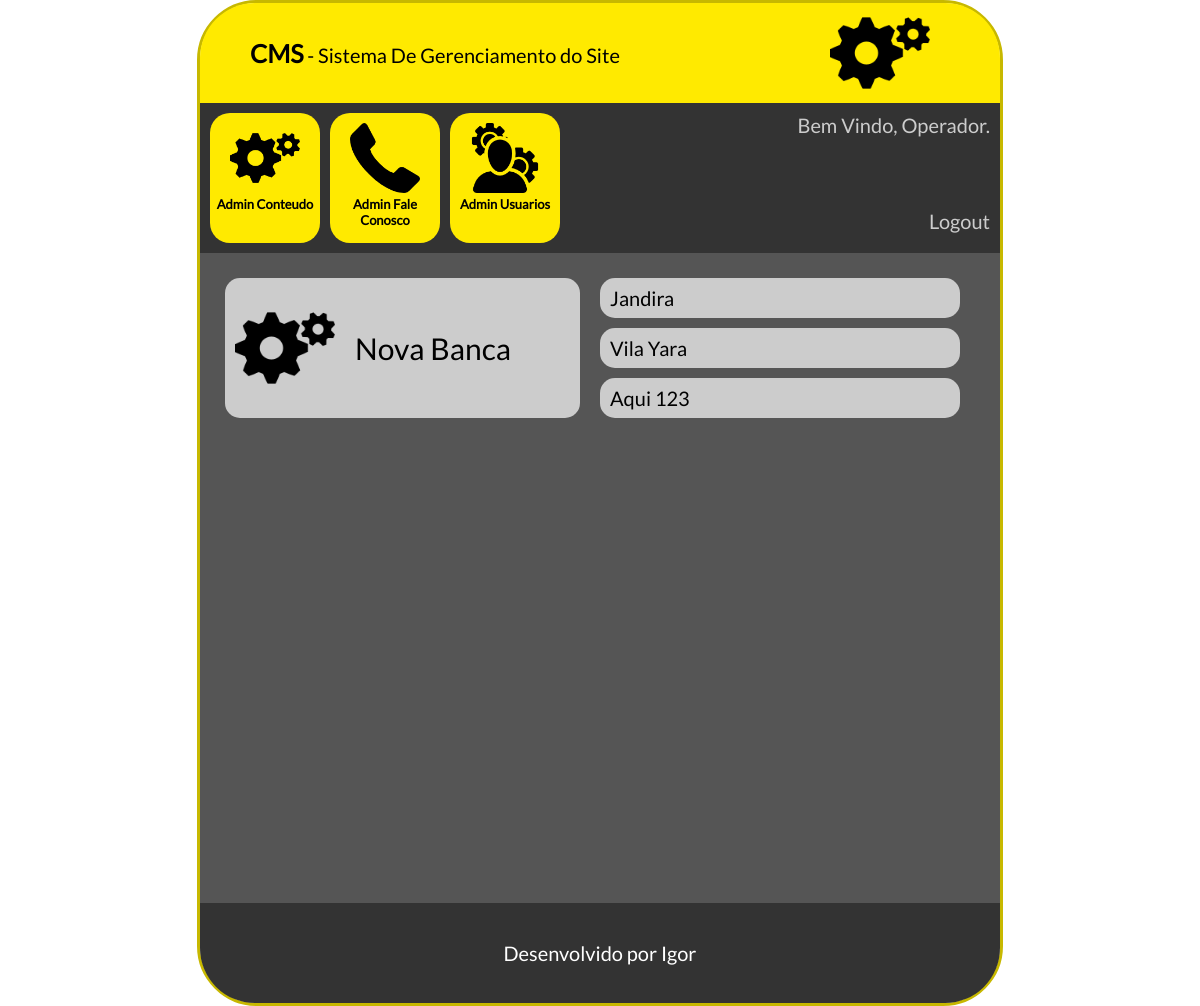
Screenshot of /cms/adminbanca.php (signed in) with the database file from the repository.
### tables this page shows
CREATE TABLE `tbl_usuarios` (
  `id` int(11) NOT NULL AUTO_INCREMENT,
  `nome` varchar(100) NOT NULL,
  `senha` varchar(100) NOT NULL,
  `id_nivel` int(11) NOT NULL,
  `ativo` int(11) NOT NULL,
  PRIMARY KEY (`id`),
  UNIQUE KEY `nome_UNIQUE` (`nome`),
  KEY `fk_usuarios_niveis_idx` (`id_nivel`),
  CONSTRAINT `fk_usuarios_niveis` FOREIGN KEY (`id_nivel`) REFERENCES `tbl_niveis` (`id`) ON DELETE NO ACTION ON UPDATE NO ACTION
);

CREATE TABLE `tbl_bancas` (
  `id` int(11) NOT NULL AUTO_INCREMENT,
  `nome` varchar(100) NOT NULL,
  `endereco` varchar(250) NOT NULL,
  `telefone` varchar(15) NOT NULL,
  `ativo` int(11) NOT NULL,
  PRIMARY KEY (`id`)
);

### cms/conexao.php (called while the page is built)
<?php
    function conexaoDb(){
        $host = "localhost";
        $database = "db_banca";
        $user = "root";
        $password = "bcd127";
        if(!$conexao = mysqli_connect($host,$user,$password,$database)){
            echo('Erro na conexão com o Banco de Dados');
        }
        return $conexao;
    }
?>

### cms/adminbanca.php (the view, shortened to what this page needs)
<?php
    include_once "db.php";
    $selectLogin = selectUsuarioBanco($_SESSION["idLogin"]);
    $rsLogado = mysqli_fetch_array($selectLogin);
    $nomeLogado = $rsLogado["nome"];
    $select = selectBancasBanco();
?>
<!doctype html>
<html lang="pt-br">
	<head>
        <link rel="stylesheet" type="text/css" href="css/style.css">
	</head>
	<body>
        <main id="caixaPrincipal">
            <div id="caixaLogo">
                <span class="textoGrande">CMS</span> - Sistema De Gerenciamento do Site
                <div id="logo"><img src="icones/config.png"></div>
            </div>
            <div id="caixaOpcoes">
                <div id="caixaUsuario">
                    Bem Vindo, <?php echo($nomeLogado)?>.<br><br><br><br>
                    <a href="../login.php?modo=logout"><span class="branco">Logout</span></a>
                </div>
            </div>
            <div id="caixaConteudo">
                <div class=colunaConteudo>
                    <a href="cadastrarbanca.php">
                        <div class="caixaOpcao">
                            <div class="imagemOpcao"><img src="icones/config.png"></div>
                             Nova Banca
                        </div>
                    </a>
                </div>
                <div class=colunaConteudoContatoNivel>
                    <?php
                    while($rsBancas = mysqli_fetch_array($select)){
                    ?>
                        <div class="usuarioNivel">
                             <?php echo($rsBancas['nome'])?>
                        </div>
                    <?php } ?>
                </div>
            </div>
            <footer id="rodape">
                Desenvolvido por Igor
            </footer>
        </main>
    </body>
</html>

### cms/css/style.css (style rules this page uses)
* { margin: 0px; padding: 0px; text-decoration: none; font-family: lato; font-size: 20px; }
.branco { color: #cccccc; }
.textoGrande { font-size: 25px; font-weight: bold; }
#caixaPrincipal { height: 1000px; width: 800px; margin-left: auto; margin-right: auto; border-radius: 60px; border: solid 3px #c7b800; }
#caixaLogo { height: 100px; width: 700px; background-color: #ffea00; border-top-left-radius: 55px; border-top-right-radius: 55px;; line-height: 100px; padding-left: 50px; padding-right: 50px; }
#logo { height: 100px; width: 100px; margin-right: 20px; float: right; }
#logo img { max-height: 100px; max-width: 100px; margin-right: 0px; transition: 0.2s; }
#caixaOpcoes { height: 130px; width: 780px; padding: 10px; background-color: #333333; }
#caixaUsuario { color: #cccccc; text-align: right; float: right; }
#caixaConteudo { height: 600px; width: 750px; padding: 25px; background-color: #555555; }
.colunaConteudo, .colunaConteudoContatoNivel { height: 600px; width: 375px; float: left; }
.colunaConteudoContatoNivel { overflow: auto; }
.caixaOpcao { height: 140px; width: 355px; line-height: 140px; margin-bottom: 10px; background-color: #cccccc; font-size: 30px; border-radius: 15px; transition: 0.2s; color: #000000; }
.imagemOpcao { height: 120px; width: 100px; line-height: 140px; padding-top: 20px; margin-left: 10px; margin-right: 20px; float: left; }
.imagemOpcao img { height: 100px; width: 100px; }
.usuarioNivel { height: 40px; width: 350px; line-height: 40px; padding-left: 10px; margin-bottom: 10px; background-color: #cccccc; font-size: 20px; border-radius: 15px; transition: 0.2s; }
#rodape { height: 100px; width: 800px; border-bottom-left-radius: 55px; border-bottom-right-radius: 55px; background-color: #333333; text-align: center; line-height: 100px; color: #ffffff; }

### rows the page displays
tbl_usuarios: nome "Operador"
tbl_bancas: nome "Jandira"
tbl_bancas: nome "Vila Yara"
tbl_bancas: nome "Aqui 123"
